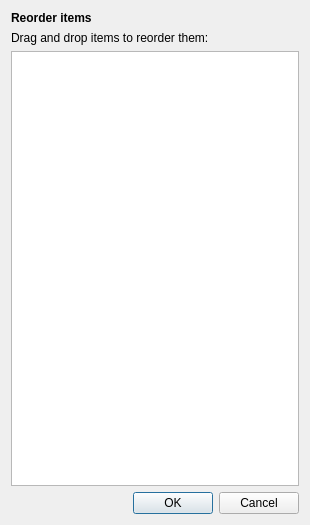
<?xml version="1.0" encoding="UTF-8"?>
<ui version="4.0">
 <class>Dialog</class>
 <widget class="QDialog" name="Dialog">
  <property name="geometry">
   <rect>
    <x>0</x>
    <y>0</y>
    <width>310</width>
    <height>525</height>
   </rect>
  </property>
  <property name="windowTitle">
   <string>Dialog</string>
  </property>
  <layout class="QVBoxLayout" name="verticalLayout">
   <item>
    <widget class="QLabel" name="label">
     <property name="font">
      <font>
       <bold>true</bold>
      </font>
     </property>
     <property name="text">
      <string>Reorder items</string>
     </property>
    </widget>
   </item>
   <item>
    <widget class="QLabel" name="label_2">
     <property name="text">
      <string>Drag and drop items to reorder them:</string>
     </property>
    </widget>
   </item>
   <item>
    <widget class="ItemListWidget" name="itemList">
     <property name="dragDropMode">
      <enum>QAbstractItemView::InternalMove</enum>
     </property>
    </widget>
   </item>
   <item>
    <widget class="QDialogButtonBox" name="buttonBox">
     <property name="orientation">
      <enum>Qt::Horizontal</enum>
     </property>
     <property name="standardButtons">
      <set>QDialogButtonBox::Cancel|QDialogButtonBox::Ok</set>
     </property>
    </widget>
   </item>
  </layout>
 </widget>
 <customwidgets>
  <customwidget>
   <class>ItemListWidget</class>
   <extends>QListWidget</extends>
   <header>ufit.gui.itemlist</header>
  </customwidget>
 </customwidgets>
 <resources/>
 <connections>
  <connection>
   <sender>buttonBox</sender>
   <signal>accepted()</signal>
   <receiver>Dialog</receiver>
   <slot>accept()</slot>
   <hints>
    <hint type="sourcelabel">
     <x>248</x>
     <y>254</y>
    </hint>
    <hint type="destinationlabel">
     <x>157</x>
     <y>274</y>
    </hint>
   </hints>
  </connection>
  <connection>
   <sender>buttonBox</sender>
   <signal>rejected()</signal>
   <receiver>Dialog</receiver>
   <slot>reject()</slot>
   <hints>
    <hint type="sourcelabel">
     <x>316</x>
     <y>260</y>
    </hint>
    <hint type="destinationlabel">
     <x>286</x>
     <y>274</y>
    </hint>
   </hints>
  </connection>
 </connections>
</ui>
